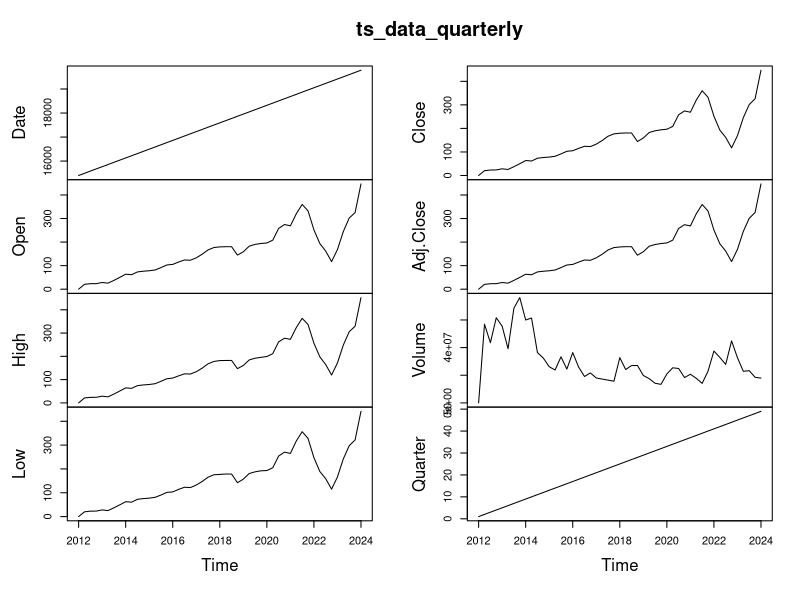
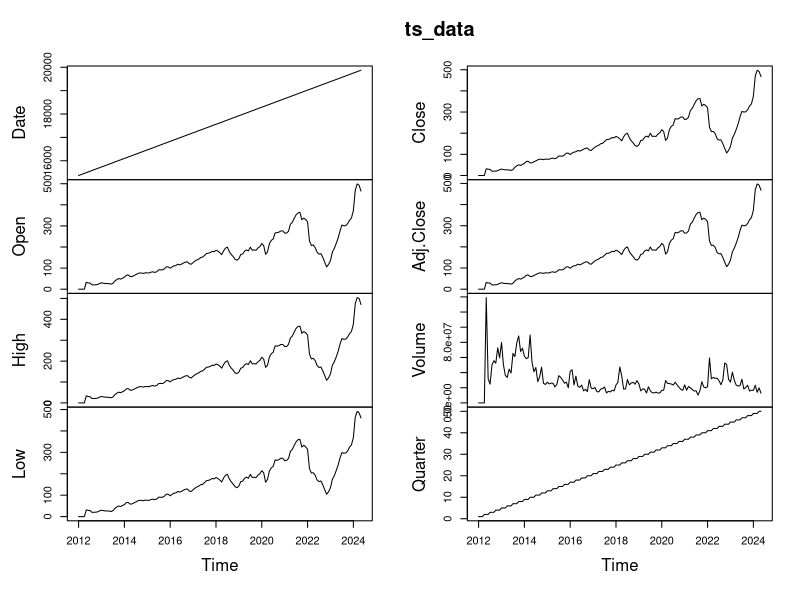
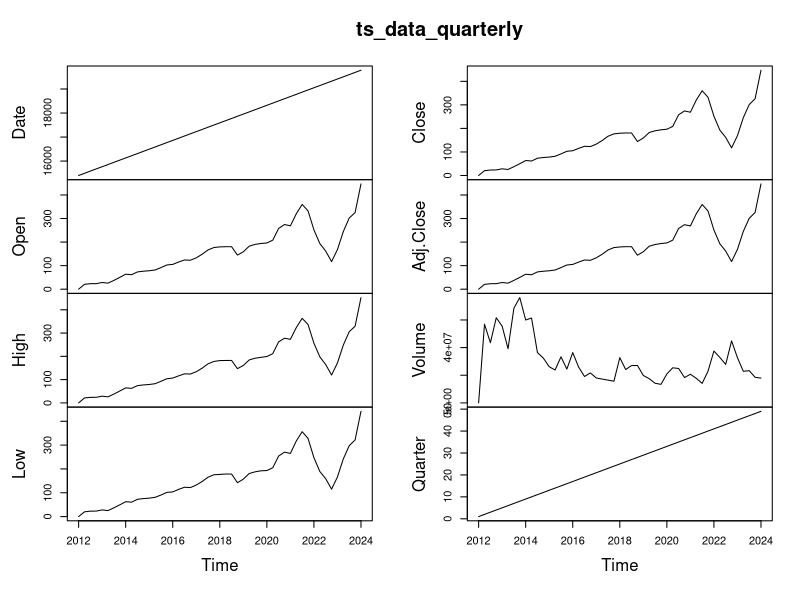
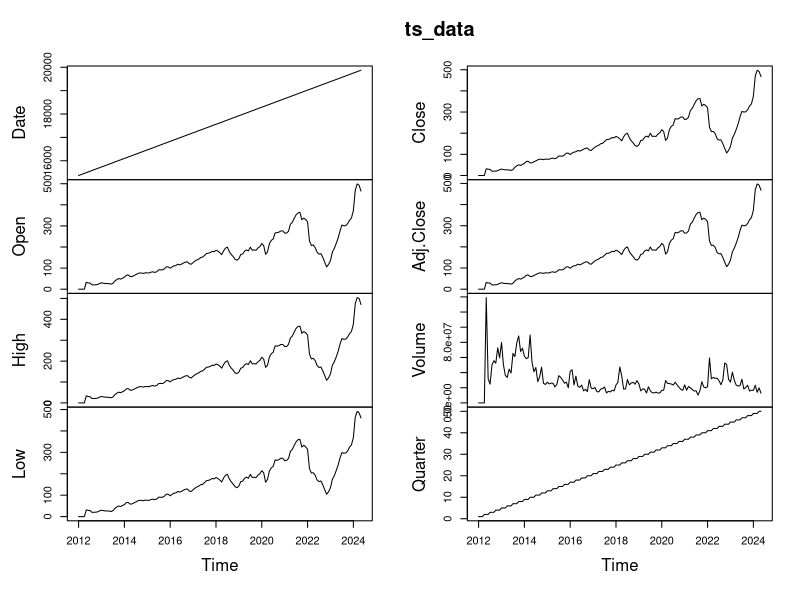
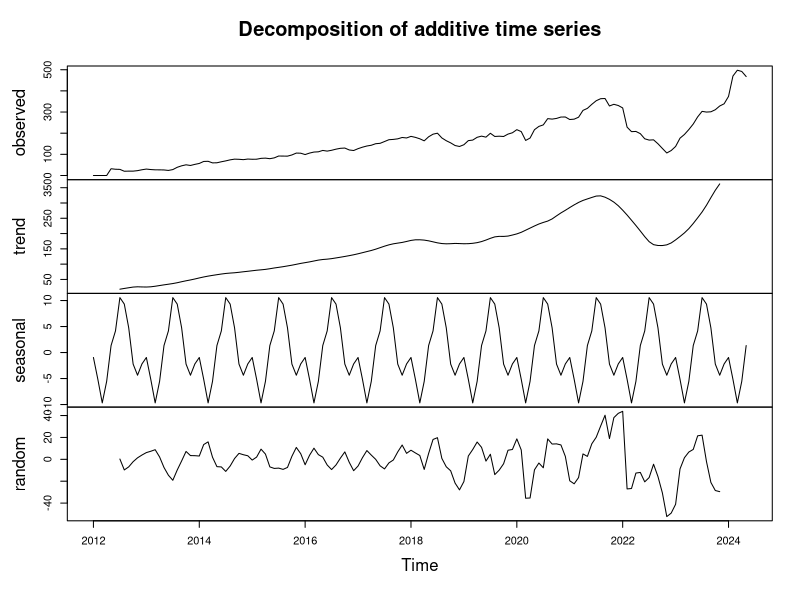
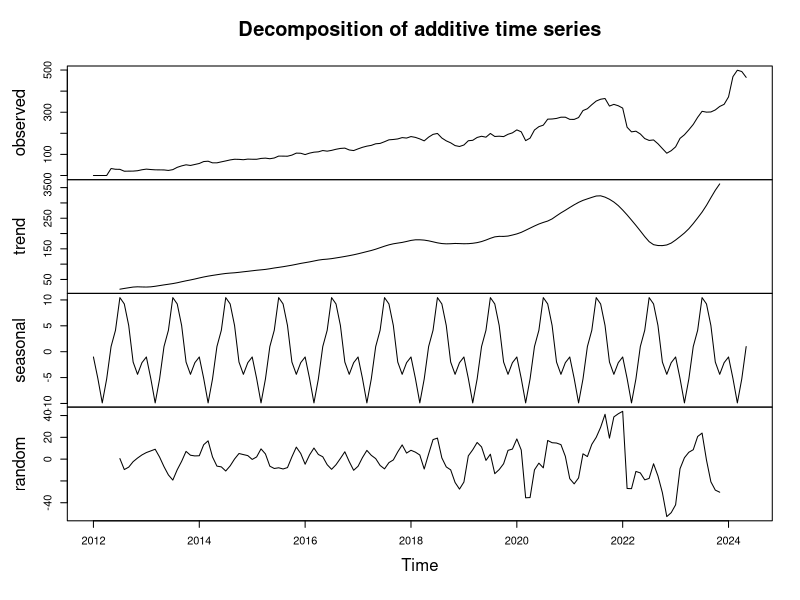
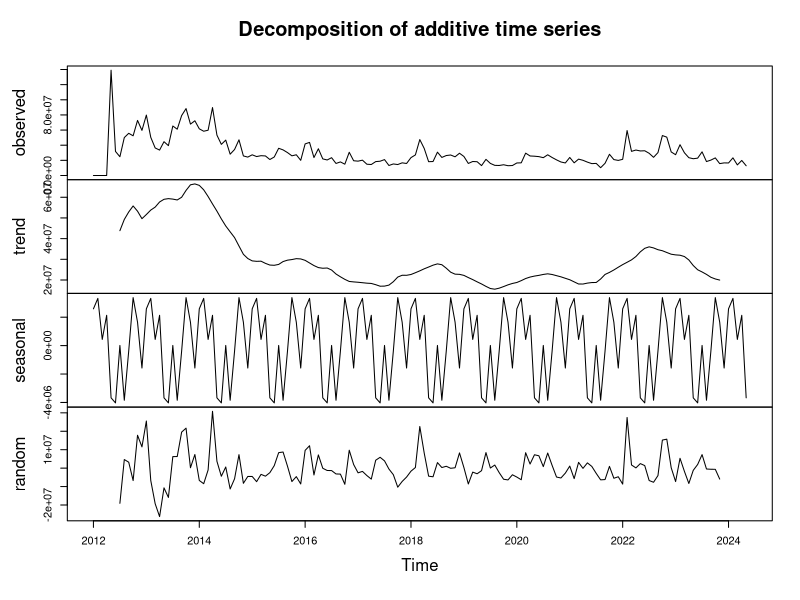
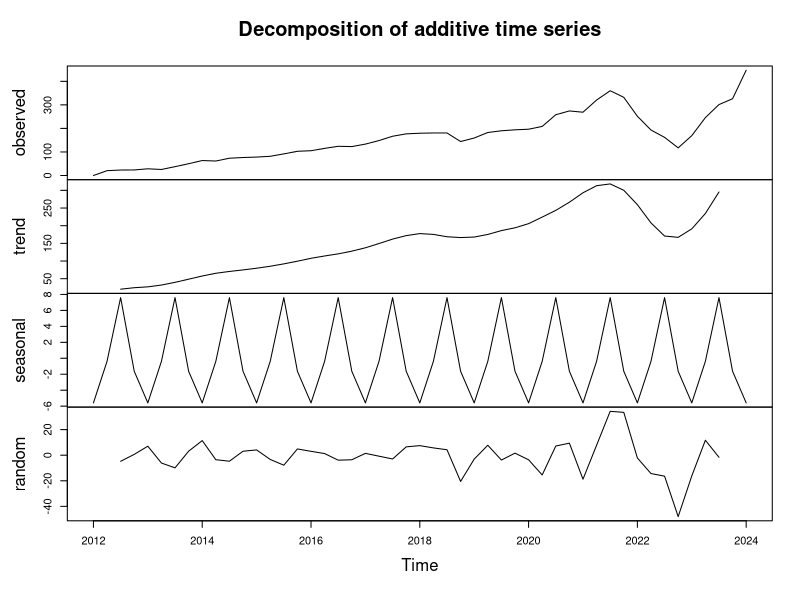

Write the R code that produced these figures, in order. (Note: this script raises an error after producing the figures.)
library(tidyverse)
library(lubridate)
library(forecast)
library(gridExtra)
library(ggplot2)
library(dynlm)
library(TTR)
#---------------------------------------------------------------------------

# 1. Manipulace s daty
#   informace o datasetu Meta

# Date - datum den
# Open - Cena otevření
# High - Nejvyšší cena dne
# Low - Nejnižší cena dne
# Close - Cena, kdy se trh uzavíral
# Adj. Close - Zpřesněná uzavírací cena
# Volume - Suma, za kolik se tradovalo v daný den

data <- read.csv("./monthly_averages.csv")

# 1.1 Převod datumu na správný datový typ Date
data <- data %>%
  mutate(Date = as.Date(Date, format="%Y-%m-%d"))

# 1.2 Seřazení podle datumu
data <- data %>%
  arrange(Date) 

# 1.3 Agregace pro kvartály
data <- data %>%
  mutate(Quarter = paste(year(Date), quarter(Date), sep = " Q"))

data


# 1.4 Převedení dat do objektů časových řad

# Měsíc
ts_data <- ts(data, start = c(year(min(data$Date)), month(min(data$Date))), frequency = 12)

# Kvartál
ts_data_quarterly <- aggregate(ts_data, nfrequency=4, FUN=mean) # kvartál - mean(ni -> ni+3)

# Složka close - kvartál, rok
ts_data_close <- ts(data$Close, start = c(year(min(data$Date)), month(min(data$Date))), frequency = 12)
ts_data_quarterly_close <- aggregate(ts_data_close, nfrequency=4, FUN=mean)

# Složka open - kvartál, rok
ts_data_open <- ts(data$Open, start = c(year(min(data$Date)), month(min(data$Date))), frequency = 12)
ts_data_quarterly_open <- aggregate(ts_data_open, nfrequency=4, FUN=mean)

# Složka vol - kvartál, rok
ts_data_vol <- ts(data$Volume, start = c(year(min(data$Date)), month(min(data$Date))), frequency = 12)
ts_data_quarterly_vol <- aggregate(ts_data_vol, nfrequency=4, FUN=mean)


# Tabulka do markdownu
ts_data
ts_data_quarterly


plot(ts_data_quarterly)
plot(ts_data)

# 1.5 Popis řady - dát nahoru v markdownu
plot(ts_data_quarterly)
plot(ts_data)

# => podle pohledu aditivní model!

# dekompozice časové řady
decomposed <- decompose(ts_data)

decomp_close <- decompose(ts_data_close)
decomp_open <- decompose(ts_data_open)
decomp_vol <- decompose(ts_data_vol)

decomp_qclose <- decompose(ts_data_quarterly_close, type = "additive")
decomp_qopen <- decompose(ts_data_quarterly_open, type = "additive")
decomp_qvol <- decompose(ts_data_quarterly_vol, type = "additive")


# Vizualizace - dekompozice časové řady
# roční
plot(decomp_close)
plot(decomp_open)
plot(decomp_vol)

# kvartální
plot(decomp_qclose)
plot(decomp_qopen)
plot(decomp_qvol)

# => podle pohledu aditivní model, ale při porovnání s multiplikativním 
# nebyl spatřen významný rozdíl

# => sezoní složka vypadá pravidelně
# => trend je klesající - dlouhodobě

#---------------------------------------------------------------------------

# 1.5 Vyhlazení dat

ts_close <- ts(data$Close, start = c(year(min(data$Date)), month(min(data$Date))), frequency = 12) # ročí - pro hodnotu Close
ts_volume <- ts(data$Volume, start = c(year(min(data$Date)), month(min(data$Date))), frequency = 12) # ročí - pro hodnotu Volume
ts_open <- ts(data$Open, start = c(year(min(data$Date)), month(min(data$Date))), frequency = 12) # ročí - pro hodnotu Open

plot(ts_close)
plot(ts_volume)
plot(ts_open)

# Grafy jedotlivých proměnných s vyhlazením - loess
# možná TO:DO - exponenciální vyrovnání do druhého sloupce (HoltWinters())
#https://www.youtube.com/watch?v=Vf7oJ6z2LCc&ab_channel=StatQuestwithJoshStarmer

p1 <- ggplot(data, aes(x = Date, y = Close)) +
  geom_line(color = "blue") +
  geom_smooth(method = "loess", color = "red", se = FALSE, size = 0.5) +
  ggtitle("Close")

p2 <- ggplot(data, aes(x = Date, y = Volume)) +
  geom_line(color = "blue") +
  geom_smooth(method = "loess", color = "red", se = FALSE, size = 0.5) +
  ggtitle("Volume")

p3 <- ggplot(data, aes(x = Date, y = Open)) +
  geom_line(color = "blue") +
  geom_smooth(method = "loess", color = "red", se = FALSE, size = 0.5) +
  ggtitle("Open")

# Zobrazení
grid.arrange(p1, p2, p3, ncol = 1)

# Jednoduché exponenciální vyrovnání
ses_close <- ses(data$Close, h = 12)
ses_open <- ses(data$Open, h = 12)
ses_volume <- ses(data$Volume, h = 12)

# Nahrání výsledků k půlvodnímu datasetu
data <- data %>%
  mutate(SES_Close = fitted(ses_close),
         SES_Open = fitted(ses_open),
         SES_Volume = fitted(ses_volume))

# Vizualizace
p4 <- ggplot(data, aes(x = Date)) +
  geom_line(aes(y = Close), color = "blue") +
  geom_line(aes(y = SES_Close), color = "purple", size = 1) +
  labs(title = "Close s vyhazením Simple Exponential Smoothing", x = "Date", y = "Close Price")

p5 <- ggplot(data, aes(x = Date)) +
  geom_line(aes(y = Volume), color = "blue") +
  geom_line(aes(y = SES_Volume), color = "purple", size = 1) +
  labs(title = "Volume s vyhlazením Simple Exponential Smoothing", x = "Date", y = "Volume")

p6 <- ggplot(data, aes(x = Date)) +
  geom_line(aes(y = Open), color = "blue") +
  geom_line(aes(y = SES_Open), color = "purple", size = 1) +
  labs(title = "Open Price s vyhlazením Simple Exponential Smoothing", x = "Date", y = "Open Price")

# Zobrazení grafů vedle sebe
grid.arrange(p4, p5, p6, ncol = 1)

#---------------------------------------------------------------------------
# 2. Analýza
# => TO:DO - definovat bod 0 a lagy - mít přehled
# => i pro kvartály - tam je korelace menší
# PACF - co nám k tomu řekne?

# Autokorelační funkce
residual_close <- decomp_close$random
residual_close <- na.omit(residual_close) #na.omit() -> vamže případne NA hodnoty
acf(residual_close, main="ACF pro close")
pacf(residual_close)

residual_open <- decomp_open$random
residual_open <- na.omit(residual_open)
acf(residual_open, main="ACF pro open")
pacf(residual_open)

residual_volume <- decomp_vol$random
residual_volume <- na.omit(residual_volume)
acf(residual_volume, main="ACF pro volume")
pacf(residual_volume)

# U složky volume můžeme pozorovat významnou autokorelaci, která vyznačuje
# přítomnost krátkodobých závislostí.
# V dlouhodobém trendu se již nacházíme pod prahovou hodnotou - zvětšit lag!
# TO:DO kvartály


# Kroskorelační funkce - pro mesíční srovnání - freq = 12
# -jak spolu ostatní řady souvisí a ovluvňují se navzájem?
# -jelikoz mame frekvenci ts<-12, tak jeden lag je jeden měsíc
# -pro lag=3 ::::> (<3)<--0-->(3>)

Close = ts_data_quarterly[,'Close']
Open = ts_data_quarterly[, 'Open']
High = ts_data_quarterly[, 'High']
Low = ts_data_quarterly[, 'Low']

lag <- 4
par(mfrow=c(3,1))
ccf(Close, Open,na.action =na.pass, lag=lag)
ccf(Close, High,na.action =na.pass, lag=lag)
ccf(Close, Low,na.action =na.pass, lag=lag)
par(mfrow=c(1,1))

# => přepsat...
# s posunem  3 měsíce vidíme stále velkou korelaci, ta však postupně klesá
# všechny hodnoty jsou nad modrou čárou, takže korelace je statisticky významná

#---------------------------------------------------------------------------
#3. Predikce - NEPOUŽÍVÁME VYHLAZENÁ DATA!
# 3.1 Lineární model se sezoní složkou

# Model sezónnosti pro Close
model_close <- tslm(ts_close ~ trend + season)
summary(model_close)
model_close$coefficients

# TOHLE DOPSAT
#Y_t = − 2.126 + 2.170*trend + 3.462*season2 + 1.366*season3 + 4.074*season4 + 10.242*season5 + 1.243*season6
#   + 7.046*season7 + 6.559*season8 + 3.180*season9 −2.516*season10 − 3.606*season11 − 3.690*season12
#===> výstup: největšá vliv má sezoní složka 5. měsíce - 10.242* na jednotku
#   druhý: s koeficientem 7.046* na jednotku  - 7. měsíc
#   třetí: 6.559*season8 - 8. měsíc
# podle p-value není ani jedna sezona význmaná

checkresiduals(model_close) # Dopsat výstup co to je?

# Model sezónnosti pro Volume
model_volume <- tslm(ts_volume ~ trend + season)
summary(model_volume)

checkresiduals(model_volume)

# Model sezónnosti pro Open
model_open <- tslm(ts_open ~ trend + season)
summary(model_open)

checkresiduals(model_open)


model_qclose <- tslm(ts_data_quarterly_close ~ trend + season)
summary(model_qclose)
checkresiduals(model_qclose)
# Přidat výstupy z residuí

fc_close <- forecast(model_close, h = 12)
fc_open <- forecast(model_open, h = 12)
fc_volume <- forecast(model_volume, h = 12)
fc_qclose <- forecast(model_qclose, h=4)

# Vizualizace výsledků modelu a předpovědi
p7 <- autoplot(fc_close) +
  labs(title = "TSLM Předpověď pro Close Price", x = "Date", y = "Close Price")

p8 <- autoplot(fc_open) +
  labs(title = "TSLM Předpověď pro Open Price", x = "Date", y = "Open Price")

p9 <- autoplot(fc_volume) +
  labs(title = "TSLM Předpověď pro Volume", x = "Date", y = "Volume")

p10 <- autoplot(fc_qclose)+
    labs(title = "TSLM Předpověď pro Q Close", x = "Date", y = "Close Price")

# Zobrazení grafů vedle sebe
grid.arrange(p7, p8, p9, p10, ncol = 1)

#---------------------------------------------------------------------------
# 3.2 SARIMA
# TO:DO - udělat predikci roční ts -> 3 grafy -close, open, volume - viz. linearka
# TO:DO - residua, summary na model
#TO:DO optimální - vypsat koeficienty a pochopit co to je... jak to funguje

# Roční close
sarima_close <- auto.arima(ts_close, seasonal=TRUE)
fitted_values_close <- fitted(sarima_close)

predict_sarima_close <- forecast(fitted_values_close, h=12)

ps1 <- autoplot(ts_close, series="Vstupní data")+
  autolayer(predict_sarima_close , series="Predikce SARIMA - close")+
  labs(title = "SARIMA - Předpověď pro Close", x = "Date", y = "Close")


# Roční open
sarima_open <- auto.arima(ts_open, seasonal=TRUE)
fitted_values_open <- fitted(sarima_open)

predict_sarima_open <- forecast(fitted_values_open, h=12)

ps2 <- autoplot(ts_open, series="Vstupní data")+
  autolayer(predict_sarima_open , series="Predikce SARIMA - open")+
  labs(title = "SARIMA - Předpověď pro Open", x = "Date", y = "Open")


# Roční volume
sarima_volume <- auto.arima(ts_volume, seasonal=TRUE)
fitted_values_volume <- fitted(sarima_volume)

predict_sarima_volume <- forecast(fitted_values_volume, h=12)

ps3 <- autoplot(ts_volume, series="Vstupní data")+
  autolayer(predict_sarima_volume , series="Predikce SARIMA - volume")+
  labs(title = "SARIMA - Předpověď pro Volume", x = "Date", y = "Volume")


# SARIMA kvartál close
sarima_qclose <- auto.arima(ts_data_quarterly_close, seasonal=TRUE)

# Vypočítané hodnoty modelem
fitted_values_qclose <- fitted(sarima_qclose)
pred_q_sarima_close <- forecast(sarima_model, h=4)

# Vizualizace
ps4 <- autoplot(ts_data_quarterly_close, series="Vstupní data")+
  autolayer(pred_q_sarima_close, series="Predikce SARIMA - Q close")+
  labs(title = "SARIMA - Předpověď pro Q Close", x = "Date", y = "Close")

grid.arrange(ps1, ps2, ps3, ps4, ncol = 1)

#---------------------------------------------------------------------------
# 3.3 ETS
# TO:DO - residua, summary na model
# TO:DO - udělat predikci roční ts -> 3 grafy -close, open, volume - viz. linearka
# Co je MMM -> Multiplicative X Additive


# Roční Close
sma_data_close <- SMA(ts_close, n=1)
summary(sma_data_close)

ets_model_close <- ets(sma_data_close)
ets_fitted_close <- fitted(ets_model_close)
ets_pred_close <- forecast(ets_fitted_close,h=12)

pe1 <- autoplot(ts_close, series="Vstupní data") +
  autolayer(ets_pred_close  , series="Predikce Close")+
  labs(title = "ETS - Předpověď pro Close", x = "Date", y = "Close")


# Roční Open
sma_data_open<- SMA(ts_open, n=1)
summary(sma_data_open)

ets_model_open <- ets(sma_data_open, model="AAA")
ets_fitted_open <- fitted(ets_model_open)
ets_pred_open <- forecast(ets_fitted_open,h=12)

pe2 <- autoplot(ts_open, series="Vstupní data") +
  autolayer(ets_pred_open  , series="Predikce Open") +
  labs(title = "ETS - Předpověď pro Open", x = "Date", y = "Open")


# Roční Volume
sma_data_volume<- SMA(ts_volume, n=1)
summary(sma_data_volume)

ets_model_volume <- ets(sma_data_volume, model="AAA")
ets_fitted_volume <- fitted(ets_model_volume)
ets_pred_volume <- forecast(ets_fitted_volume,h=12)

pe3 <- autoplot(ts_volume, series="Vstupní data") +
  autolayer(ets_pred_volume  , series="Predikce Volume") + 
  labs(title = "ETS - Předpověď pro Volume", x = "Date", y = "Volume")


# Close Q
sma_data_qclose <- SMA(ts_data_quarterly_close, n=1)
summary(sma_data_qclose)

ets_model_qclose <- ets(sma_data_qclose, model="AAA") # změna na automatickou volbu modelu
ets_fitted_qclose <-fitted(ets_model)

ets_pred_qclose <- forecast(ets_fitted, h=4)

# ETS - vizualizace
pe4 <- autoplot(ts_data_quarterly_close, series="Vstupní data") +
  autolayer(ets_pred_qclose , series="Fitted data") +
  labs(title = "ETS - Předpověď pro Q Close", x = "Date", y = "Q Close")

grid.arrange(pe1, pe2, pe3, pe4, ncol = 1)

#---------------------------------------------------------------------------
# 3.4 Dynamické modely - proč, co jak?...
# linearni dynamický model

m1 <- dynlm(ts_data_quarterly_close ~ decomposed_close$trend + decomposed_close$seasonal)
summary(m1)
#=> rozepsat výstupy podle Est, p-val...

# porovnání závislostí ostatních proměnných v řadě
m2 <- dynlm(ts_data_quarterly[,'Close'] ~ ts_data_quarterly[,'Open'] + ts_data_quarterly[,'Low'] + ts_data_quarterly[,'High'])
summary(m2)

#---------------------------------------------------------------------------
# 4. Porovnání jednotlivých modelů
# TO:DO navázat


# Vyhodnocení modelů
res <- data.frame(
  Model = c('Linear model','SARIMA', 'ETS'),
  'AIC Close' = c(AIC(model_close),AIC(sarima_close),AIC(ets_model_close)),
  'AIC Open' = c(AIC(model_open),AIC(sarima_open),AIC(ets_model_open)),
  'AIC Volume' = c(AIC(model_volume),AIC(sarima_volume),AIC(ets_model_volume)),
  'AIC Q_Close' = c(AIC(model_qclose),AIC(sarima_qclose),AIC(ets_model_qclose))
)

res

res_matrix <- t(as.matrix(res[, -1]))

# Vytvoření barplotu
barplot(res_matrix, beside = TRUE, 
        names.arg = res$Model, 
        col = c("orange", "blue", "green", "red"),
        legend.text = colnames(res)[2:5],
        args.legend = list(x = "topleft"),
        main = "AIC Comparison Across Different Models", 
        ylab = "AIC Values",)


# 5. Závěr
#ETS model má vyšší hodnoty AIC ve srovnání s SARIMA modelem, což naznačuje, že není tak přesný. 
#Zvláště u proměnných Volume a kvartální Close má velmi vysoké hodnoty AIC, což znamená, 
#že se méně hodí k modelování těchto časových řad. Pro proměnné Close a Open je ETS horší než SARIMA, 
#ale lepší než lineární model. ETS model může mít problém dobře zachytit strukturu proměnných ve tvých datech, 
#proto, že nezachycuje nelineární změny tak efektivně jako SARIMA.

#---------------------------------------------------------------------------
